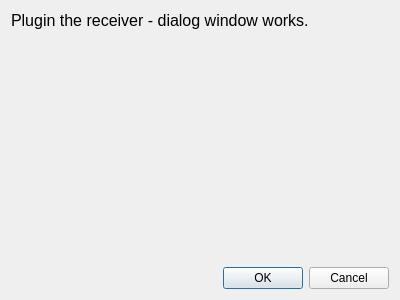
<?xml version="1.0" encoding="UTF-8"?>
<ui version="4.0">
 <class>HelpDialog</class>
 <widget class="QDialog" name="HelpDialog">
  <property name="windowTitle">
   <string>Slumber - Plugin the receiver</string>
  </property>
  <property name="sizePolicy">
   <sizepolicy hsizetype="Expanding" vsizetype="Expanding">
    <horstretch>0</horstretch>
    <verstretch>0</verstretch>
   </sizepolicy>
  </property>
  <property name="minimumSize">
   <size>
    <width>400</width>
    <height>300</height>
   </size>
  </property>
  <layout class="QVBoxLayout" name="verticalLayout">
   <item>
    <widget class="QWidget" name="widget_body" native="true">
     <property name="sizePolicy">
      <sizepolicy hsizetype="Expanding" vsizetype="Expanding">
       <horstretch>0</horstretch>
       <verstretch>0</verstretch>
      </sizepolicy>
     </property>
     <property name="maximumSize">
      <size>
       <width>3840</width>
       <height>2160</height>
      </size>
     </property>
     <widget class="QLabel" name="label_body">
      <property name="text">
       <string>Plugin the receiver - dialog window works.</string>
      </property>
      <property name="font">
       <font>
        <pointsize>12</pointsize>
        <bold>false</bold>
       </font>
      </property>
     </widget>
    </widget>
   </item>
   <item>
    <layout class="QHBoxLayout" name="buttonLayout">
     <item>
      <spacer name="horizontalSpacer">
       <property name="orientation">
        <enum>Qt::Orientation::Horizontal</enum>
       </property>
       <property name="sizeHint" stdset="0">
        <size>
         <width>40</width>
         <height>20</height>
        </size>
       </property>
      </spacer>
     </item>
     <item>
      <widget class="QPushButton" name="button_ok">
       <property name="text">
        <string>OK</string>
       </property>
      </widget>
     </item>
     <item>
      <widget class="QPushButton" name="button_cancel">
       <property name="text">
        <string>Cancel</string>
       </property>
      </widget>
     </item>
    </layout>
   </item>
  </layout>
 </widget>
 <resources/>
 <connections/>
</ui>
